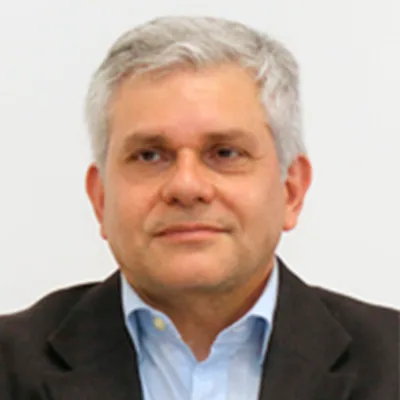
#> input picture source/img/Moderador1.webp, 400 x 400 px, given in place of Moderador1.png, which was not available
$ python optimize-images.py
#> lines starting #> are read from the running program, lines starting #| are printed output that depends on the picture; after the words box and inside, x2 and y2 are one past the last pixel; in counts of white or black regions, pixels touching at a corner belong together; pictures that were not available may be replaced by others from this repository, and a replacement may not be noted
"""Redimensiona e recomprime os assets do site.

O repositório guardava os PNGs originais (cerca de 12 MB) em resolução bem
acima do que o site exibe, e as fotos de retrato vinham com uma margem
branca uniforme em volta. Este script corta essa margem, redimensiona para o
tamanho real de exibição e grava WebP.

Uso:
    python tools/optimize-images.py [--src PASTA] [--dst PASTA]

O default (--src e --dst = source/img) assume que os PNGs originais ainda
estejam na pasta. Para regerar os WebP a partir dos arquivos que estão no
histórico do git:

    git archive <commit> source/img | tar -x -C $env:TEMP/orig
    python tools/optimize-images.py --src "$env:TEMP/orig/source/img"
"""

from __future__ import annotations

import argparse
from pathlib import Path

from PIL import Image

ROOT = Path(__file__).resolve().parent.parent
DEFAULT_DIR = ROOT / "source" / "img"

PEOPLE = {
    "Moderador1.png": 400,
    "Moderador2.png": 400,
    "Moderador3.png": 400,
    **{f"Palestrante{i}.png": 400 for i in range(1, 11)},
}

# insignia "ciclo" e a marca do IMM: dimensões enormes, exibidas pequenas
WIDE_LOGOS = {
    "logociclo.png": 760,
    "logoimm.png": 640,
}

# O background original é um retrato (1600x1923) em que o mapa ocupa apenas a
# faixa central. Com `background-size: cover` em telas largas ele era ampliado
# várias vezes e só a parte lisa do topo aparecia. O recorte 16:9 abaixo serve
# tanto para desktop quanto para celular, sem ampliar demais.
BACKGROUND_CROP = (0, 600, 1600, 1500)
BACKGROUND_QUALITY = 80

# Abaixo deste valor de cinza o pixel é considerado foto; acima, margem.
BORDER_THRESHOLD = 242

# Arquivos que não são usados pelo site e não valem manter no repositório.
JUNK = ["d", "logociclo2.png"]


def human(size: int) -> str:
    return f"{size / 1024:8.1f} KB"


def trim_border(image: Image.Image, threshold: int = BORDER_THRESHOLD) -> tuple[Image.Image, bool]:
    """Remove a margem clara uniforme em volta da foto.

    Sem isso, as fotos apareciam com uma borda branca e, ao aplicar
    `border-radius: 50%`, sobrava um pedaço dessa borda dentro do círculo.
    """
    # 255 onde há foto (escuro), 0 na margem (claro)
    mask = image.convert("L").point(lambda p: 255 if p < threshold else 0)
    box = mask.getbbox()

    if not box:
        return image, False

    # margem já é desprezível
    if box == (0, 0, image.width, image.height):
        return image, False

    return image.crop(box), True


def square(image: Image.Image) -> Image.Image:
    """Recorte centralizado para um quadrado exato.

    Depois de tirar a margem as fotos ficam entre 0.99 e 1.03 de proporção.
    Deixar como está faria `object-fit: cover` cortar um pedaço da foto de
    forma diferente em cada retrato. Centralizar uniformiza.
    """
    side = min(image.width, image.height)
    left = (image.width - side) // 2
    top = (image.height - side) // 2
    if (left, top, left + side, top + side) == (0, 0, image.width, image.height):
        return image
    return image.crop((left, top, left + side, top + side))


def save_square_webp(image: Image.Image, target: Path, size: int, quality: int) -> None:
    """Redimensiona para `size` x `size`, preservando o enquadramento."""
    image = square(image).resize((size, size), Image.LANCZOS)
    image.save(target, "WEBP", quality=quality, method=6)
    print(f"  {target.name:<24} -> webp {image.width}x{image.height} {human(target.stat().st_size)}")


def save_webp(image: Image.Image, target: Path, width: int, quality: int) -> None:
    if image.width > width:
        height = round(image.height * width / image.width)
        image = image.resize((width, height), Image.LANCZOS)

    image.save(target, "WEBP", quality=quality, method=6)
    print(f"  {target.name:<24} -> webp {image.width}x{image.height} {human(target.stat().st_size)}")


def main() -> None:
    parser = argparse.ArgumentParser()
    parser.add_argument("--src", type=Path, default=DEFAULT_DIR)
    parser.add_argument("--dst", type=Path, default=DEFAULT_DIR)
    args = parser.parse_args()

    src_dir, dst_dir = args.src, args.dst
    dst_dir.mkdir(parents=True, exist_ok=True)

    before = sum(p.stat().st_size for p in src_dir.iterdir() if p.is_file())
    print(f"Antes: {human(before)}\n")

    print("Retratos (recorta margem branca + redimensiona)")
    for name, width in PEOPLE.items():
        src = src_dir / name
        if not src.exists():
            print(f"  [ignorado] {name} não existe em {src_dir}")
            continue

        with Image.open(src) as img:
#> img is the input picture: PIL image 400x400 RGB; mean R, G, B 182.8, 165, 154.4
            photo, trimmed = trim_border(img.convert("RGB"))
#> in trim_border, `mask = image.convert("L").point(lambda p: 255 if p < threshold else 0)`:
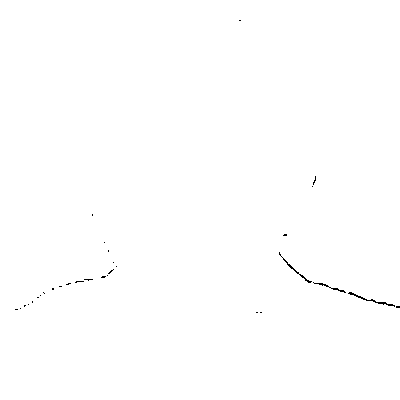
#> mask: PIL image 400x400 L; 99.8% white; black in thin lines or dots, all inside (x1, y1, x2, y2) = (15, 20, 400, 313)
#> in trim_border, `box = mask.getbbox()`: box = (0, 0, 400, 400)
#> trimmed = False
            note = "margem recortada" if trimmed else "sem margem"
#> note = 'sem margem'
            target = dst_dir / name.replace(".png", ".webp")
            before_size = target.stat().st_size if target.exists() else 0
            save_square_webp(photo, target, width, 82)
#|   Moderador1.webp          -> webp 400x400      7.3 KB
            gain = f"  (-{before_size / 1024:.0f} KB)" if before_size else ""
            print(f"  {'':<24}    {note}{gain}")
#|                               sem margem  (-7 KB)
            if src_dir == dst_dir:
                src.unlink()
#> pass 2 of the loop in main, `for name, width in PEOPLE.items():`:
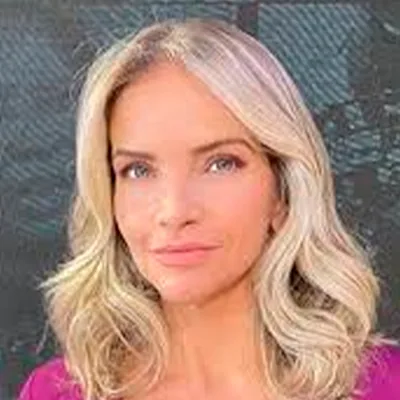
#> input picture source/img/Moderador2.webp, 400 x 400 px, given in place of Moderador2.png, which was not available
#> in main, img is the input picture: PIL image 400x400 RGB; mean R, G, B 167.4, 133.7, 121.4
#> in trim_border (call 2), `mask = image.convert("L").point(lambda p: 255 if p < threshold else 0)`:
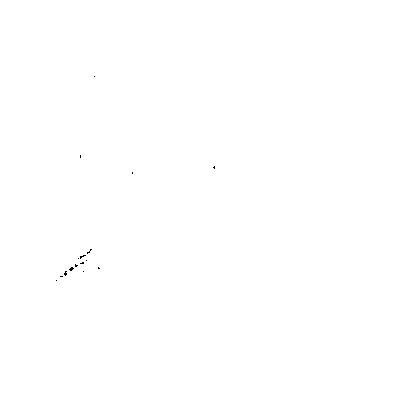
#> mask: PIL image 400x400 L; 100% white; black in thin lines or dots, all inside (x1, y1, x2, y2) = (56, 76, 215, 281)
#|   Moderador2.webp          -> webp 400x400     17.0 KB
#|                               sem margem  (-17 KB)
#> pass 3 of the loop in main, `for name, width in PEOPLE.items():`:
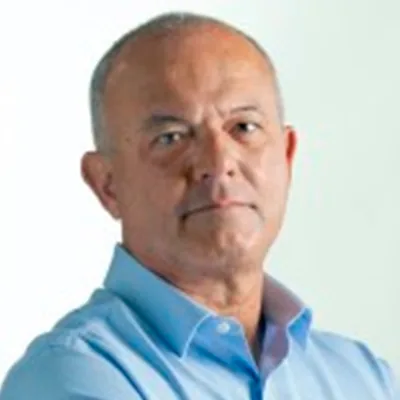
#> input picture source/img/Moderador3.webp, 400 x 400 px, given in place of Moderador3.png, which was not available
#> in main, img is the input picture: PIL image 400x400 RGB; mean R, G, B 190, 191.9, 191
#> in trim_border (call 3), `mask = image.convert("L").point(lambda p: 255 if p < threshold else 0)`:
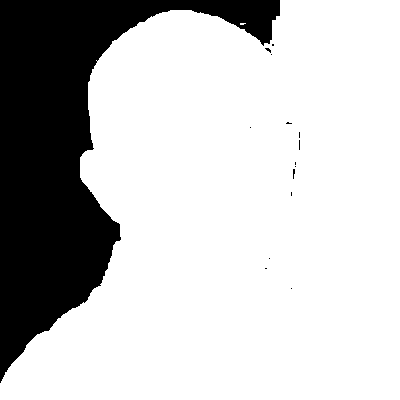
#> mask: PIL image 400x400 L; 77.2% white; 15 black regions (14 under 20 px), largest, box (x1, y1, x2, y2) and area: (0, 0, 280, 383) 36444
#|   Moderador3.webp          -> webp 400x400      7.0 KB
#|                               sem margem  (-7 KB)
#> the loop made 13 passes; the first 3 are shown

    print("\nMarcas grandes")
    for name, width in WIDE_LOGOS.items():
        src = src_dir / name
        if not src.exists():
            print(f"  [ignorado] {name} não existe em {src_dir}")
            continue

        with Image.open(src) as img:
            mode = "RGBA" if img.mode in ("RGBA", "LA", "P") else "RGB"
            save_webp(img.convert(mode), dst_dir / name.replace(".png", ".webp"), width, 88)
            if src_dir == dst_dir:
                src.unlink()
#> pass 2 of the loop in main, `for name, width in WIDE_LOGOS.items():`:

    print("\nBackground -> panorama 16:9")
    src = src_dir / "background.webp"
    if not src.exists():
        src = src_dir / "background.png"
    if not src.exists():
        print("  [ignorado] background não encontrado")
    else:
        with Image.open(src) as img:
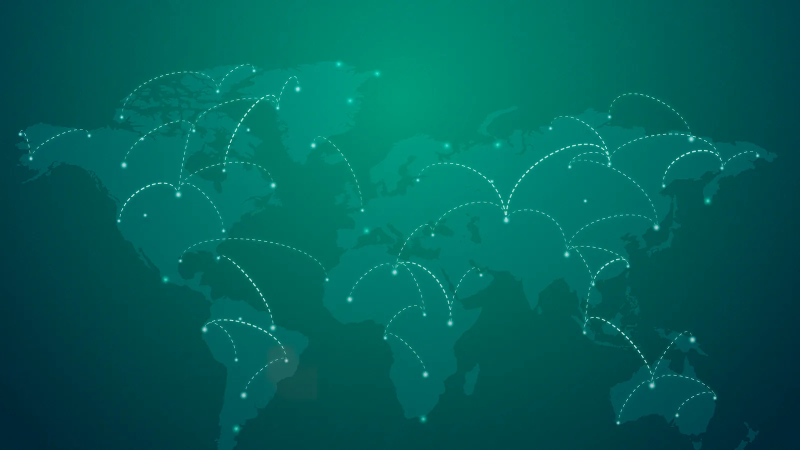
#> input picture source/img/background.webp, 1600 x 900 px (shown at 1/2 size)
#> img is the input picture: PIL image 1600x900 RGB; mean R, G, B 1.3, 98.1, 91.5
            img = img.convert("RGB")
            if img.size != (BACKGROUND_CROP[2], BACKGROUND_CROP[3] - BACKGROUND_CROP[1]):
                img = img.crop(BACKGROUND_CROP)
            target = dst_dir / "background.webp"
            img.save(target, "WEBP", quality=BACKGROUND_QUALITY, method=6)
            print(f"  background.webp         -> {img.width}x{img.height} {human(target.stat().st_size)}")
#|   background.webp         -> 1600x900     35.7 KB
            if src_dir == dst_dir and src != target:
                src.unlink()

    print("\nRemovendo arquivos não utilizados")
    for name in JUNK:
        junk = src_dir / name
        if junk.exists():
            junk.unlink()
            print(f"  {name}")

    total = sum(p.stat().st_size for p in dst_dir.iterdir() if p.is_file())
    print(f"\nDepois: {human(total)}  ({before / total:.1f}x menor)")


if __name__ == "__main__":
    main()
